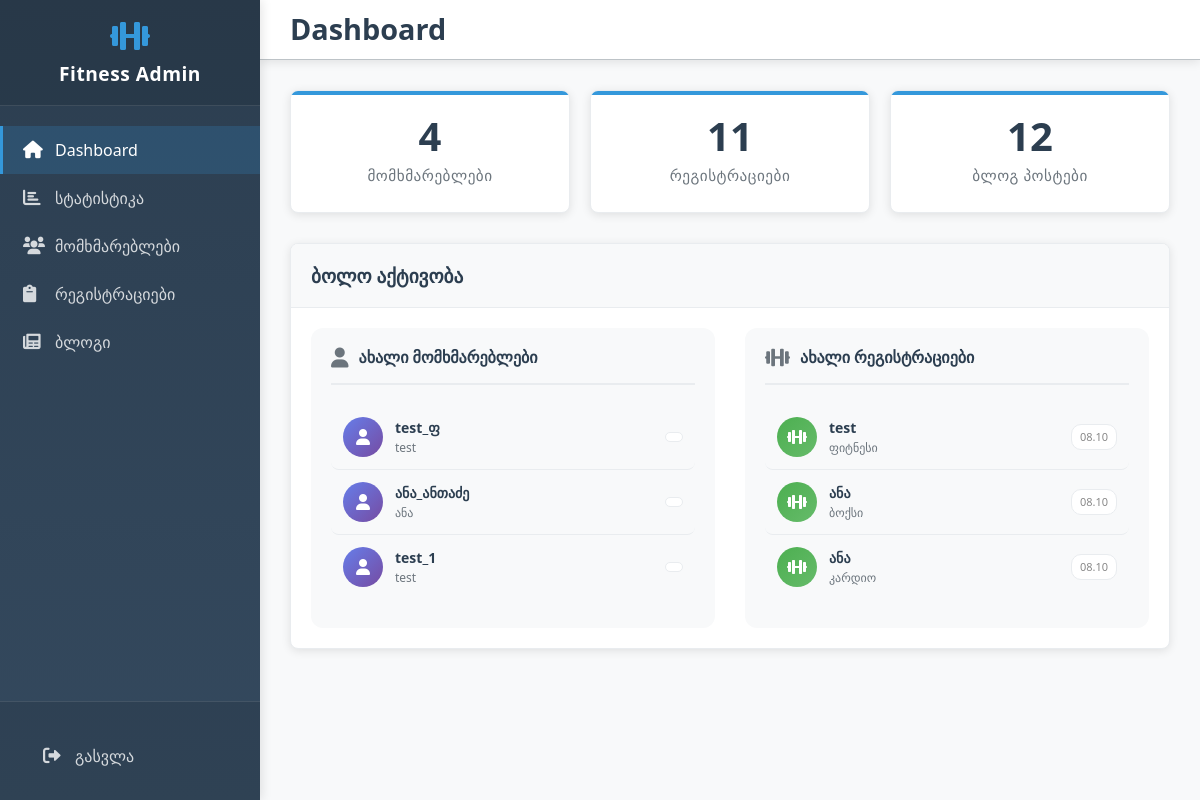
/admin/ (signed in), run on the app's committed database.
### src/models/user.py (models this page shows, shortened)
class UserAccount(db.Model, UserMixin):
    __tablename__ = 'user_accounts'
    id = db.Column(db.Integer, primary_key=True)
    name = db.Column(db.String(100), nullable=False)
    username = db.Column(db.String(50), unique=True, nullable=False)
    password_hash = db.Column(db.String(256), nullable=False)
    birthdate = db.Column(db.Date, nullable=False)
    gender = db.Column(db.String(10), nullable=False)
    profile_image = db.Column(db.String(255), nullable=True)
    registrations = db.relationship('ProgramRegistration', back_populates='user', cascade='all, delete-orphan')

### src/models/registration.py (models this page shows, shortened)
class ProgramRegistration(db.Model):
    __tablename__ = 'program_registrations'
    id = Column(Integer, primary_key=True)
    user_id = Column(Integer, ForeignKey('user_accounts.id'), nullable=False)
    full_name = Column(String(100), nullable=False)
    program = Column(String(100), nullable=False)
    phone_number = Column(String(20), nullable=False)
    created_at = Column(DateTime, default=datetime.utcnow, nullable=False)
    user = db.relationship('UserAccount', back_populates='registrations')

### src/views/admin/routes.py (the view)
@admin_bp.route('/')
@login_required
@admin_required
def dashboard():
    total_users = UserAccount.query.count()
    total_registrations = ProgramRegistration.query.count()
    total_blog_posts = BlogPost.query.count() if BlogPost else 0
    recent_users = UserAccount.query.order_by(desc(UserAccount.id)).limit(3).all()
    recent_registrations = ProgramRegistration.query.order_by(desc(ProgramRegistration.created_at)).limit(3).all()
    stats = {
        'total_users': total_users,
        'total_registrations': total_registrations,
        'total_blog_posts': total_blog_posts,
        'recent_users': recent_users,
        'recent_registrations': recent_registrations
    }
    return render_template('admin/dashboard.html', stats=stats)

### src/views/admin/routes.py (called while the page is built)
def admin_required(f):
    @wraps(f)
    def decorated_function(*args, **kwargs):
        if not current_user.is_authenticated:
            flash("ადმინისტრაციული უფლებები საჭიროა.", "danger")
            return redirect(url_for('auth.login'))
        if current_user.username not in ['admin', 'administrator']:  # Simple check for now
            flash("ადმინისტრაციული უფლებები არ გაქვთ.", "danger")
            return redirect(url_for('main.index'))
        return f(*args, **kwargs)
    return decorated_function

### src/templates/admin/dashboard.html (shortened to what this page needs)
    {% extends "admin/base.html" %}
{% block page_title %}Dashboard{% endblock %}
{% block content %}
<div class="stats-grid">
    <div class="stat-card">
        <div class="stat-number">{{ stats.total_users }}</div>
        <div class="stat-label">მომხმარებლები</div>
    </div>
    <div class="stat-card">
        <div class="stat-number">{{ stats.total_registrations }}</div>
        <div class="stat-label">რეგისტრაციები</div>
    </div>
    <div class="stat-card">
        <div class="stat-number">{{ stats.total_blog_posts if stats.total_blog_posts else 0 }}</div>
        <div class="stat-label">ბლოგ პოსტები</div>
    </div>
</div>
<div class="card">
    <div class="card-header">
        <h3 class="card-title">ბოლო აქტივობა</h3>
    </div>
    <div class="card-body">
        {% if stats.recent_users or stats.recent_registrations %}
        <div class="activity-grid">
            <div class="activity-column">
                <div class="column-header">
                    <i class="fas fa-user"></i>
                    <h4>ახალი მომხმარებლები</h4>
                </div>
                <div class="activity-list">
                    {% if stats.recent_users %}
                        {% for user in stats.recent_users %}
                        <div class="activity-item">
                            <div class="activity-icon user-icon">
                                <i class="fas fa-user"></i>
                            </div>
                            <div class="activity-content">
                                <div class="activity-title">{{ user.username }}</div>
                                <div class="activity-meta">{{ user.name if user.name else user.email }}</div>
                            </div>
                            <div class="activity-time">
                            </div>
                        </div>
                        {% endfor %}
                    {% else %}
                        <div class="empty-state-small">
                            <i class="fas fa-user-slash"></i>
                            <p>ახალი მომხმარებლები არ არის</p>
                        </div>
                    {% endif %}
                </div>
            </div>
            <div class="activity-column">
                <div class="column-header">
                    <i class="fas fa-dumbbell"></i>
                    <h4>ახალი რეგისტრაციები</h4>
                </div>
                <div class="activity-list">
                    {% if stats.recent_registrations %}
                        {% for reg in stats.recent_registrations %}
                        <div class="activity-item">
                            <div class="activity-icon registration-icon">
                                <i class="fas fa-dumbbell"></i>
                            </div>
                            <div class="activity-content">
                                <div class="activity-title">{{ reg.full_name }}</div>
                                <div class="activity-meta">{{ reg.program }}</div>
                            </div>
                            <div class="activity-time">{{ reg.created_at.strftime('%d.%m') }}</div>
                        </div>
                        {% endfor %}
                    {% else %}
                        <div class="empty-state-small">
                            <i class="fas fa-clipboard"></i>
                            <p>ახალი რეგისტრაციები არ არის</p>
                        </div>
                    {% endif %}
                </div>
            </div>
        </div>
        {% else %}
        <div class="empty-state">
            <i class="fas fa-inbox empty-icon"></i>
            <p class="empty-text">ბოლო აქტივობები არ არის</p>
        </div>
        {% endif %}
    </div>
</div>
{% endblock %}
{% block extra_css %}
<link rel="stylesheet" href="{{ url_for('static', filename='css/admin/dashboard.css') }}">
{% endblock %}

### src/static/css/admin/admin.css (style rules this page uses)
:root { --admin-primary: #2c3e50; --admin-secondary: #34495e; --admin-accent: #3498db; --admin-success: #27ae60; --admin-warning: #f39c12; --admin-danger: #e74c3c; --admin-light: #ecf0f1; --admin-dark: #2c3e50; --admin-border: #bdc3c7; --admin-shadow: rgba(0, 0, 0, 0.1); --admin-sidebar-width: 260px; --admin-header-height: 60px; }
* { box-sizing: border-box; }
body { margin: 0; padding: 0; font-family: 'Segoe UI', Tahoma, Geneva, Verdana, sans-serif; background-color: #f8f9fa; color: #2c3e50; }
.card { background: white; border-radius: 8px; box-shadow: 0 2px 10px var(--admin-shadow); border: 1px solid #e9ecef; margin-bottom: 25px; overflow: hidden; }
.card-header { background: #f8f9fa; padding: 20px; border-bottom: 1px solid #e9ecef; }
.card-title { margin: 0; font-size: 1.2rem; font-weight: 600; color: var(--admin-dark); }
.card-body { padding: 20px; }
.stats-grid { display: grid; grid-template-columns: repeat(3, 1fr); gap: 20px; margin-bottom: 30px; }
.stat-card { background: white; padding: 25px; border-radius: 8px; box-shadow: 0 2px 10px var(--admin-shadow); border: 1px solid #e9ecef; text-align: center; position: relative; overflow: hidden; }
.stat-card::before { content: ''; position: absolute; top: 0; left: 0; right: 0; height: 4px; background: var(--admin-accent); }
.stat-number { font-size: 2.5rem; font-weight: 700; color: var(--admin-primary); margin-bottom: 8px; line-height: 1; }
.stat-label { font-size: 0.95rem; color: #6c757d; font-weight: 500; text-transform: uppercase; letter-spacing: 0.5px; }

### src/static/css/admin/dashboard.css (style rules this page uses)
.activity-grid { display: grid; grid-template-columns: 1fr 1fr; gap: 30px; }
.activity-column { background: #f8f9fa; border-radius: 12px; padding: 20px; min-height: 300px; }
.column-header { display: flex; align-items: center; gap: 10px; margin-bottom: 20px; padding-bottom: 15px; border-bottom: 2px solid #e9ecef; }
.column-header i { font-size: 20px; color: #6c757d; }
.column-header h4 { margin: 0; font-size: 16px; font-weight: 600; color: #2c3e50; }
.activity-list { display: flex; flex-direction: column; gap: 0; }
.activity-item { display: flex; align-items: center; gap: 12px; padding: 12px; border-bottom: 1px solid #e9ecef; transition: all 0.2s ease; border-radius: 8px; }
.activity-item:last-child { border-bottom: none; }
.activity-icon { width: 40px; height: 40px; border-radius: 50%; display: flex; align-items: center; justify-content: center; color: white; flex-shrink: 0; font-size: 16px; }
.user-icon { background: linear-gradient(135deg, #667eea 0%, #764ba2 100%); }
.registration-icon { background: linear-gradient(135deg, #4CAF50 0%, #66BB6A 100%); }
.activity-content { flex: 1; min-width: 0; }
.activity-title { font-size: 14px; font-weight: 600; color: #2c3e50; margin-bottom: 3px; line-height: 1.4; overflow: hidden; text-overflow: ellipsis; white-space: nowrap; }
.activity-meta { font-size: 12px; color: #6c757d; line-height: 1.3; overflow: hidden; text-overflow: ellipsis; white-space: nowrap; }
.activity-time { font-size: 11px; color: #888; background: white; padding: 4px 8px; border-radius: 10px; font-weight: 500; white-space: nowrap; border: 1px solid #e9ecef; }

### data on the page
UserAccount: username "test_ფ", name "test"
UserAccount: username "ანა_ანთაძე", name "ანა"
UserAccount: username "test_1", name "test"
ProgramRegistration: full_name "test", program "ფიტნესი", created_at "08.10"
ProgramRegistration: full_name "ანა", program "ბოქსი", created_at "08.10"
ProgramRegistration: full_name "ანა", program "კარდიო", created_at "08.10"

### other printed values
{{ stats.total_users }} "4"
{{ stats.total_registrations }} "11"
{{ stats.total_blog_posts if stats.total_blog_posts else 0 }} "12"
